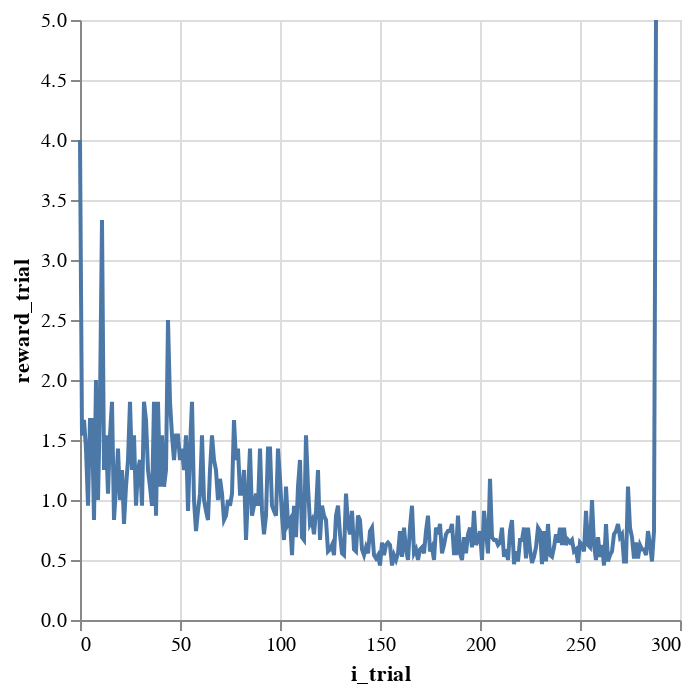

Source (notebook cell):
### Code cell
alt.Chart(db_stats).mark_line().encode(
    x = 'i_trial',
    y = 'reward_trial'
)

### Figure 1 — Vega-Lite specification as saved in the notebook (floating-point values rounded to 4 significant figures; data arrays with more than 128 entries replaced by an {"elided": "..."} marker saying what was removed)
{"config": {"view": {"continuousWidth": 300, "continuousHeight": 300}}, "data": {"name": "data-6384d7b62ef91ca86ae08e523759f33f"}, "mark": {"type": "line"}, "encoding": {"x": {"field": "i_trial", "type": "quantitative"}, "y": {"field": "reward_trial", "type": "quantitative"}}, "$schema": "https://vega.github.io/schema/vega-lite/v5.17.0.json", "datasets": {"data-6384d7b62ef91ca86ae08e523759f33f": {"elided": "289 records"}}}
